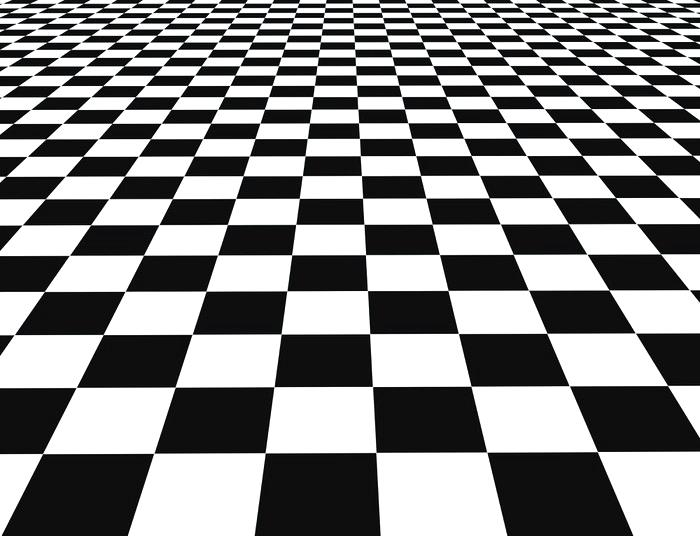
#> input picture square_detection/test.jpg, 700 x 536 px
$ python corner.py
#> lines starting #> are read from the running program, lines starting #| are printed output that depends on the picture; after the words box and inside, x2 and y2 are one past the last pixel; in counts of white or black regions, pixels touching at a corner belong together
import numpy as np
import cv2
from matplotlib import pyplot as plt

img = cv2.imread('test.jpg')
#> img is the input picture: shape (536, 700, 3); mean B, G, R 134.6, 134.5, 134.4
rows,cols,ch = img.shape
#> rows = 536; cols = 700; ch = 3
gray = cv2.cvtColor(img,cv2.COLOR_BGR2GRAY)

kernel_size = 5
blur_gray = cv2.GaussianBlur(gray,(kernel_size, kernel_size),0)
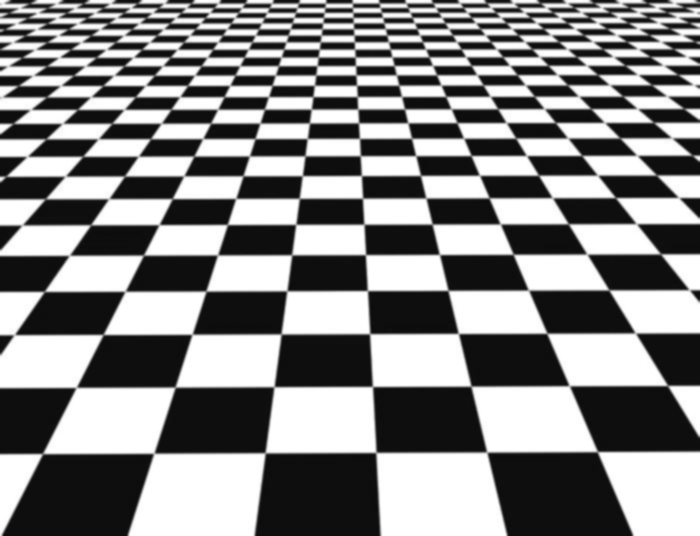
#> blur_gray: shape (536, 700); min 11, max 255, mean 134.5


low_threshold = 50
high_threshold = 150
edges = cv2.Canny(blur_gray, low_threshold, high_threshold)
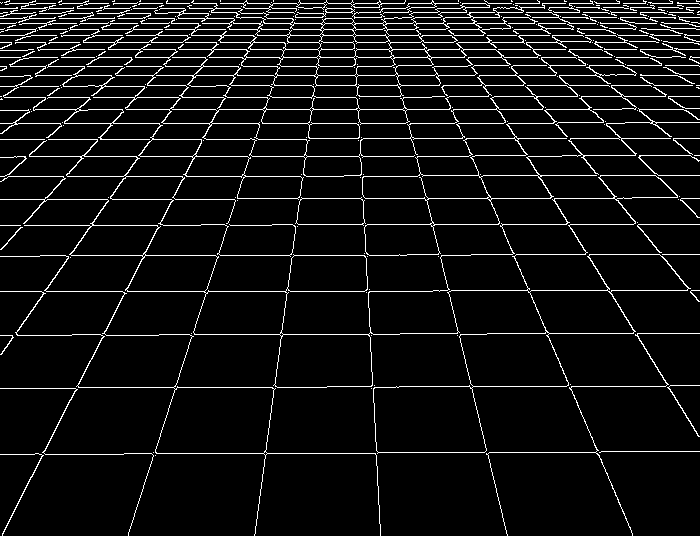
#> edges: shape (536, 700); 6.9% white in thin lines or dots

rho = 1  # distance resolution in pixels of the Hough grid
theta = np.pi / 180  # angular resolution in radians of the Hough grid
threshold = 15  # minimum number of votes (intersections in Hough grid cell)
min_line_length = 300 # minimum number of pixels making up a line
max_line_gap = 20  # maximum gap in pixels between connectable line segments
line_image = np.copy(img) * 0  # creating a blank to draw lines on
#> line_image: shape (536, 700, 3); every value is 0

# Run Hough on edge detected image
# Output "lines" is an array containing endpoints of detected line segments
lines = cv2.HoughLinesP(edges, rho, theta, threshold, np.array([]),
                    min_line_length, max_line_gap)
#> lines = 33 rows, first 6: [1, 3, 698, 3], [0, 57, 699, 57], [28, 49, 699, 49], [24, 75, 677, 75], [28, 109, 683, 109], [237, 198, 631, 198]

starting_lines = []
distance = 100
max_ll = 0
for line in lines:
    for x1,y1,x2,y2 in line:
        if y1 > rows-distance or y2 > rows-distance:
            if y1 > y2:
                starting_lines.append([x1,y1,x2,y2])
            else:
                starting_lines.append([x2,y2,x1,y1])
            cv2.line(img,(x1,y1),(x2,y2),(0,0,255),2)
#> this loop made 33 passes
#> line on passes 1 to 12: [[1, 3, 698, 3]], [[0, 57, 699, 57]], [[28, 49, 699, 49]], [[24, 75, 677, 75]], [[28, 109, 683, 109]], [[237, 198, 631, 198]], [[0, 35, 699, 35]], [[0, 42, 561, 42]], [[0, 291, 450, 291]], [[0, 23, 699, 23]], [[14, 156, 474, 156]], [[216, 85, 699, 85]]
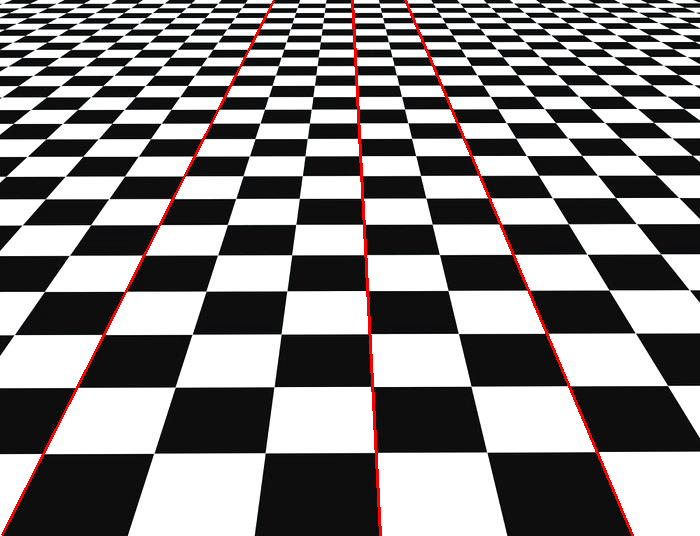
#> img: shape (536, 700, 3); 1.26% of pixels changed, all inside (x1, y1, x2, y2) = (1, 0, 634, 536)
#> after the loop, starting_lines = [[632, 535, 405, 0], [2, 534, 273, 1], [380, 535, 352, 0]]


max_distance = 0
l1 = None
l2 = None
for line in starting_lines:
    for line2 in starting_lines:
        if line != line2:
            if abs(line[0]-line2[0]) > max_distance:
                l1 = line
                l2 = line2
                max_distance = abs(line[0]-line2[0])
#> this loop made 3 passes
#> after the loop, l1 = [632, 535, 405, 0]; l2 = [2, 534, 273, 1]; max_distance = 630


max_height = int(rows/(rows/100))
#> max_height = 100


x3_1 = int((((max_height)-l1[1])/(l1[3]-l1[1]))*(l1[2]-l1[0]) + l1[0])
#> x3_1 = 447
x3_2 = int((((max_height)-l2[1])/(l2[3]-l2[1]))*(l2[2]-l2[0]) + l2[0])
#> x3_2 = 222

cv2.line(line_image,(l1[0],l1[1]),(x3_1,max_height),(255,0,0),5)
cv2.line(line_image,(l2[0],l2[1]),(x3_2,max_height),(255,0,0),5)
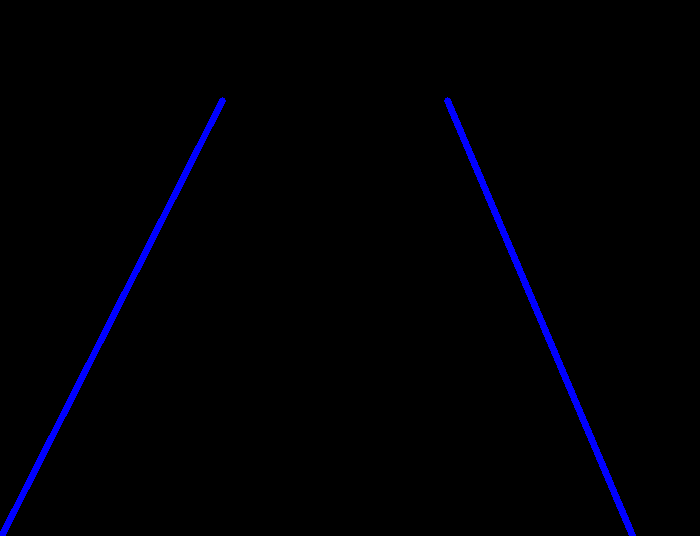
#> line_image: shape (536, 700, 3); mean B, G, R 4.4, 0, 0

line1 = [l1[0],l1[1],x3_1,max_height]
#> line1 = [632, 535, 447, 100]
line2 = [l2[0],l2[1],x3_2,max_height]
#> line2 = [2, 534, 222, 100]


lines_edges = cv2.addWeighted(img, 0.8, line_image, 1, 0)
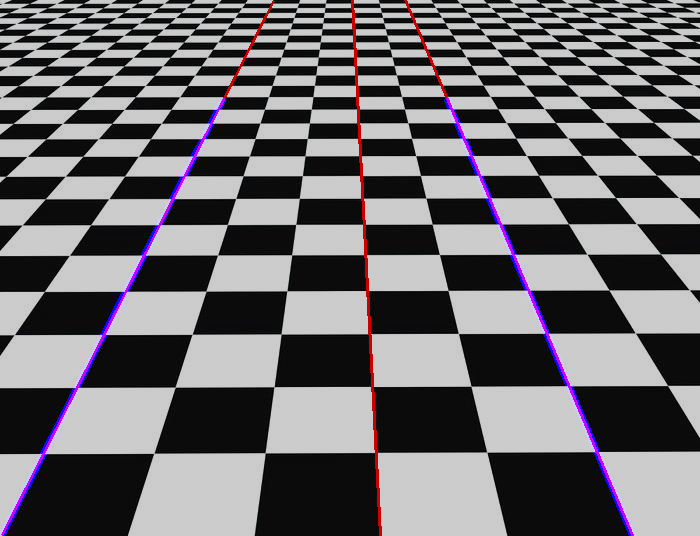
#> lines_edges: shape (536, 700, 3); mean B, G, R 109.5, 106.2, 108.6

#plt.imshow(line_image),plt.show()

$ run again, with square_detection/6-4.PNG saved as square_detection/test.jpg
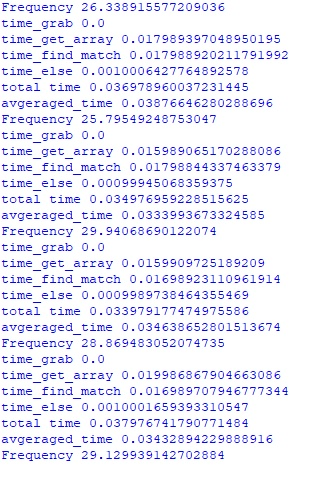
#> input picture square_detection/6-4.PNG, 323 x 477 px
#> img is the input picture: shape (477, 323, 3); mean B, G, R 245.3, 233.8, 233.8
#> `edges = cv2.Canny(blur_gray, low_threshold, high_threshold)`:
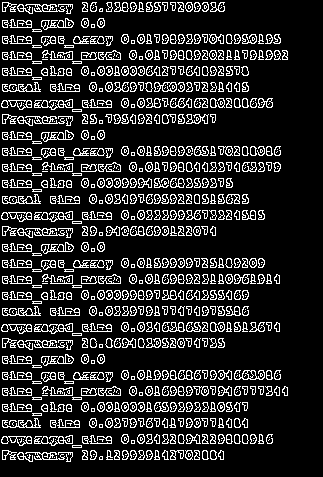
#> edges: shape (477, 323); 16.3% white in thin lines or dots, all inside (x1, y1, x2, y2) = (1, 2, 288, 462)
#> lines = 20 rows, first 6: [2, 26, 86, 459], [58, 458, 73, 22], [7, 454, 7, 2], [16, 379, 23, 5], [94, 459, 94, 24], [13, 459, 44, 100]
#> the loop `for line in lines:` made 20 passes
#> after the loop `for line in lines:`: starting_lines = 20 items, first 6: [86, 459, 2, 26], [58, 458, 73, 22], [7, 454, 7, 2], [16, 379, 23, 5], [94, 459, 94, 24], [13, 459, 44, 100]
#> the loop `for line in starting_lines:` made 20 passes
#> after the loop `for line in starting_lines:`: l1 = [2, 459, 2, 2]; l2 = [102, 458, 102, 130]; max_distance = 100
#> x3_1 = 2
#> x3_2 = 102
#> line1 = [2, 459, 2, 100]
#> line2 = [102, 458, 102, 100]
#> `lines_edges = cv2.addWeighted(img, 0.8, line_image, 1, 0)`:
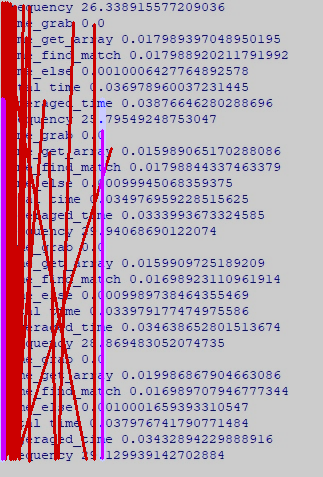
#> lines_edges: shape (477, 323, 3); mean B, G, R 179.2, 166.3, 190.3
